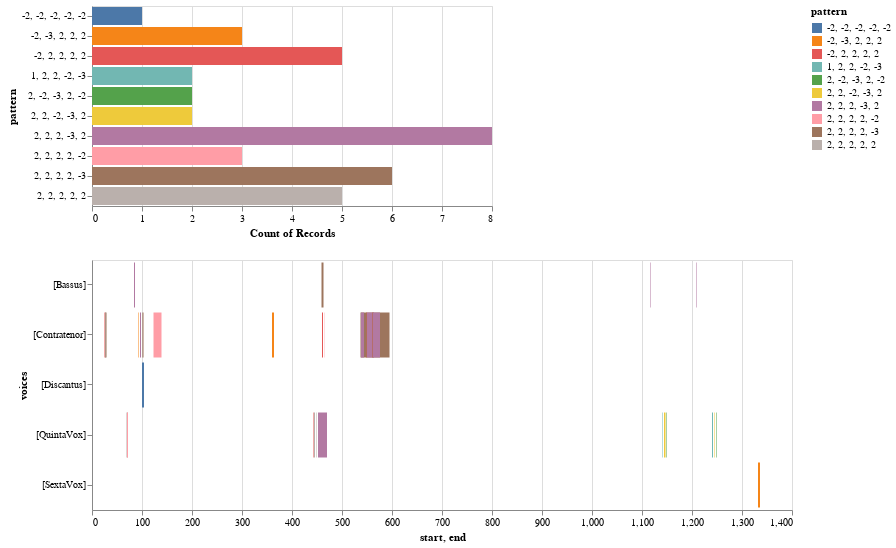

Notebook cell for this chart:
### Markdown cell above
We would pass the list of patterns into the `patterns` parametter.

### Code cell
chart, mel_ngrams_matches_df = viz.plot_ngrams_heatmap(model, mel_ngrams, patterns=mel_ngrams_top_patterns_list)
chart

### Figure 1 — Vega-Lite specification as saved in the notebook (floating-point values rounded to 4 significant figures)
{"config": {"view": {"continuousWidth": 400, "continuousHeight": 300}}, "vconcat": [{"mark": "bar", "encoding": {"color": {"type": "nominal", "field": "pattern"}, "opacity": {"condition": {"value": 1, "selection": "selector002"}, "value": 0.2}, "x": {"type": "nominal", "aggregate": "count", "field": "pattern"}, "y": {"type": "nominal", "field": "pattern"}}, "selection": {"selector002": {"type": "multi", "fields": ["pattern"]}}}, {"mark": "bar", "encoding": {"color": {"type": "nominal", "field": "pattern"}, "x": {"type": "quantitative", "field": "start"}, "x2": {"field": "end"}, "y": {"type": "nominal", "field": "voices"}}, "height": 250, "transform": [{"filter": {"selection": "selector002"}}], "width": 700}], "data": {"name": "data-4f5f5509bb5ba861a8e91a9eecc38cdd"}, "$schema": "https://vega.github.io/schema/vega-lite/v4.8.1.json", "datasets": {"data-4f5f5509bb5ba861a8e91a9eecc38cdd": [{"start": 100.0, "end": 104.0, "pattern": "-2, -2, -2, -2, -2", "voices": "[Discantus]"}, {"start": 25.0, "end": 27.0, "pattern": "-2, 2, 2, 2, 2", "voices": "[Contratenor]"}, {"start": 26.0, "end": 28.0, "pattern": "2, 2, 2, 2, 2", "voices": "[Contratenor]"}, {"start": 27.0, "end": 29.0, "pattern": "2, 2, 2, 2, -3", "voices": "[Contratenor]"}, {"start": 93.0, "end": 94.0, "pattern": "-2, -3, 2, 2, 2", "voices": "[Contratenor]"}, {"start": 96.0, "end": 98.0, "pattern": "2, 2, 2, -3, 2", "voices": "[Contratenor]"}, {"start": 100.0, "end": 101.0, "pattern": "2, 2, 2, 2, 2", "voices": "[Contratenor]"}, {"start": 101.0, "end": 103.0, "pattern": "2, 2, 2, 2, -3", "voices": "[Contratenor]"}, {"start": 123.0, "end": 139.0, "pattern": "2, 2, 2, 2, -2", "voices": "[Contratenor]"}, {"start": 360.0, "end": 364.0, "pattern": "-2, -3, 2, 2, 2", "voices": "[Contratenor]"}, {"start": 460.0, "end": 462.0, "pattern": "-2, 2, 2, 2, 2", "voices": "[Contratenor]"}, {"start": 464.0, "end": 464.7, "pattern": "2, 2, 2, 2, -2", "voices": "[Contratenor]"}, {"start": 537.0, "end": 595.0, "pattern": "2, 2, 2, 2, -3", "voices": "[Contratenor]"}, {"start": 538.0, "end": 544.0, "pattern": "2, 2, 2, -3, 2", "voices": "[Contratenor]"}, {"start": 548.0, "end": 549.0, "pattern": "-2, 2, 2, 2, 2", "voices": "[Contratenor]"}, {"start": 549.0, "end": 550.0, "pattern": "2, 2, 2, 2, -3", "voices": "[Contratenor]"}, {"start": 550.0, "end": 576.0, "pattern": "2, 2, 2, -3, 2", "voices": "[Contratenor]"}, {"start": 560.0, "end": 561.0, "pattern": "-2, 2, 2, 2, 2", "voices": "[Contratenor]"}, {"start": 561.0, "end": 563.0, "pattern": "2, 2, 2, 2, -3", "voices": "[Contratenor]"}, {"start": 562.0, "end": 564.0, "pattern": "2, 2, 2, -3, 2", "voices": "[Contratenor]"}, {"start": 69.0, "end": 72.0, "pattern": "2, 2, 2, 2, 2", "voices": "[QuintaVox]"}, {"start": 70.0, "end": 72.0, "pattern": "2, 2, 2, 2, -2", "voices": "[QuintaVox]"}, {"start": 443.0, "end": 444.0, "pattern": "-2, 2, 2, 2, 2", "voices": "[QuintaVox]"}, {"start": 444.0, "end": 446.0, "pattern": "2, 2, 2, 2, 2", "voices": "[QuintaVox]"}, {"start": 448.0, "end": 449.0, "pattern": "2, 2, 2, 2, 2", "voices": "[QuintaVox]"}, {"start": 452.0, "end": 470.0, "pattern": "2, 2, 2, -3, 2", "voices": "[QuintaVox]"}, {"start": 1140.0, "end": 1141.0, "pattern": "1, 2, 2, -2, -3", "voices": "[QuintaVox]"}, {"start": 1144.0, "end": 1147.0, "pattern": "2, 2, -2, -3, 2", "voices": "[QuintaVox]"}, {"start": 1148.0, "end": 1149.0, "pattern": "2, -2, -3, 2, -2", "voices": "[QuintaVox]"}, {"start": 1240.0, "end": 1242.0, "pattern": "1, 2, 2, -2, -3", "voices": "[QuintaVox]"}, {"start": 1244.0, "end": 1245.0, "pattern": "2, 2, -2, -3, 2", "voices": "[QuintaVox]"}, {"start": 1248.0, "end": 1249.0, "pattern": "2, -2, -3, 2, -2", "voices": "[QuintaVox]"}, {"start": 1332.0, "end": 1336.0, "pattern": "-2, -3, 2, 2, 2", "voices": "[SextaVox]"}, {"start": 84.0, "end": 86.0, "pattern": "2, 2, 2, -3, 2", "voices": "[Bassus]"}, {"start": 459.0, "end": 463.0, "pattern": "2, 2, 2, 2, -3", "voices": "[Bassus]"}, {"start": 1116.0, "end": 1117.0, "pattern": "2, 2, 2, -3, 2", "voices": "[Bassus]"}, {"start": 1208.0, "end": 1209.0, "pattern": "2, 2, 2, -3, 2", "voices": "[Bassus]"}]}}
